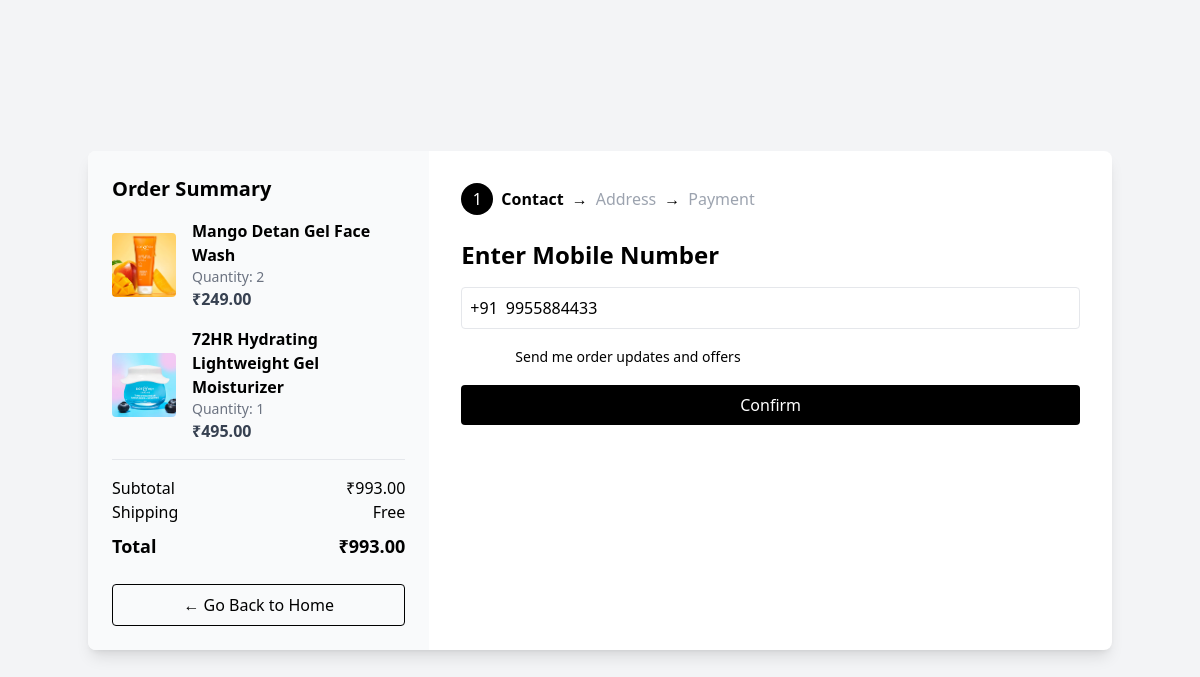
The app's page /cart/checkout/ (signed in) with its own data.
### main/models.py (models this page shows, shortened)
class CartItem(models.Model):
    cart = models.ForeignKey(Cart, related_name='items', on_delete=models.CASCADE)
    product = models.ForeignKey(Product, on_delete=models.CASCADE)
    quantity = models.PositiveIntegerField(default=1)

class Product(models.Model):
    name =  models.CharField(max_length=100)
    price =  models.DecimalField(default=0,decimal_places=2,max_digits=6)
    category =  models.ForeignKey(Category, on_delete=models.CASCADE, default=1)
    description =  models.CharField(max_length=250,default=' ',blank=True, null=True)
    image = models.ImageField(upload_to='uploads/product/')
    tag=models.CharField(max_length=50)
    rating=models.DecimalField(default=0,decimal_places=2,max_digits=6)
    rating_next=models.DecimalField(default=0,decimal_places=2,max_digits=6)
    weight=models.CharField(max_length=50)
    is_sale = models.BooleanField(default=False)
    sale_percentage = models.DecimalField(default=0, decimal_places=2, max_digits=6)

class Profile(models.Model):
    user=models.OneToOneField(User, on_delete=models.CASCADE)
    date_modified = models.DateTimeField(User, auto_now=True)
    phone = models.CharField(max_length=20, blank=True)
    address1 = models.CharField(max_length=200, blank=True)
    address2 = models.CharField(max_length=200, blank=True)
    city = models.CharField(max_length=200, blank=True)
    state = models.CharField(max_length=200, blank=True)
    zipcode = models.CharField(max_length=200, blank=True)
    country = models.CharField(max_length=200, blank=True)
    old_cart = models.TextField(blank=True, null=True, default='{}')

### cart/views.py (the view, shortened to what this page needs)
# urls.py: path('checkout/', views.checkout, name='checkout'),
def checkout(request):
    profile = request.user.profile
    try:
        cart = Cart.objects.get(profile=profile, active=True)
        cart_items = cart.items.all()
    except Cart.DoesNotExist:
        cart = None
        cart_items = []
    total_price = sum(item.product.price * item.quantity for item in cart_items)
    amount_in_paisa = int(total_price * 100)
    step = request.session.get('checkout_step', 1)
    razorpay_order = None
    context = {
        'cart_items': cart_items,
        'total_price': total_price,
        'step': step,
        'profile': profile,
        'razorpay_key_id': settings.RAZORPAY_KEY_ID,
        'razorpay_order': razorpay_order,
    }
    return render(request, 'checkout.html', context)

### cart/templates/checkout.html (shortened to what this page needs)
{% load static %}
<!DOCTYPE html>
<html lang="en">
<head>
    <script src="https://cdn.tailwindcss.com"></script>
</head>
<body class="bg-gray-100 min-h-screen flex items-center justify-center">
    <div class="bg-white shadow-lg rounded-lg flex w-[90%] max-w-5xl overflow-hidden">
        <div class="w-1/3 bg-gray-50 p-6 flex flex-col justify-between">
            <div>
                <h2 class="text-xl font-semibold mb-4">Order Summary</h2>
                {% for item in cart_items %}
                <div class="flex items-center mb-4">
                    <img src="{{ item.product.image.url }}" alt="Product" class="w-16 h-16 mr-4 object-cover rounded">
                    <div>
                        <p class="font-semibold">{{ item.product.name }}</p>
                        <p class="text-gray-500 text-sm">Quantity: {{ item.quantity }}</p>
                        <p class="text-gray-700 font-semibold">₹{{ item.product.price }}</p>
                    </div>
                </div>
                {% endfor %}
                <div class="border-t pt-4 mt-4">
                    <div class="flex justify-between">
                        <span>Subtotal</span>
                        <span>₹{{ total_price }}</span>
                    </div>
                    <div class="flex justify-between">
                        <span>Shipping</span>
                        <span>Free</span>
                    </div>
                    <div class="flex justify-between font-bold text-lg mt-2">
                        <span>Total</span>
                        <span>₹{{ total_price }}</span>
                    </div>
                    <div class="mt-6">
                        <a href="{% url 'home' %}" class="inline-block text-center w-full border border-black text-black py-2 rounded hover:bg-black hover:text-white transition">
                            ← Go Back to Home
                        </a>
                    </div>
                </div>
            </div>
        </div>
        <div class="w-2/3 p-8">
            <div class="flex items-center mb-6 space-x-2">
                {% if step == 1 %}
                    <div class="w-8 h-8 rounded-full bg-black text-white flex items-center justify-center">1</div>
                    <span class="font-semibold">Contact</span>
                    <span>→</span>
                    <span class="text-gray-400">Address</span>
                    <span>→</span>
                    <span class="text-gray-400">Payment</span>
                {% endif %}
            </div>
            {% if step == 1 %}
            <div>
                <h2 class="text-2xl font-bold mb-4">Enter Mobile Number</h2>
                <form method="POST">
                    <div class="flex items-center border rounded p-2 mb-4">
                        <span class="mr-2">+91</span>
                        <input type="text" name="mobile_number" placeholder="Mobile Number" class="w-full focus:outline-none" value="{{ profile.phone }}">
                    </div>
                    <div class="flex items-center mb-4">
                        <input id="updates" name="updates" class="mr-2">
                        <label for="updates"class="text-sm" style="margin-left: -185px;">Send me order updates and offers</label>
                    </div>
                    <button type="submit" name="action" value="save_mobile" class="bg-black text-white w-full py-2 rounded flex items-center justify-center">
                        Confirm
                    </button>
                </form>
            </div>
    {% endif %}
        </div>
    </div>
</body>
</html>

### records on screen
CartItem: product.image (picture), product.name "Mango Detan Gel Face Wash", quantity "2", product.price "249.00"
CartItem: product.image (picture), product.name "72HR Hydrating Lightweight Gel Moisturizer", quantity "1", product.price "495.00"
Profile: mobile_number "9955884433"

### other values on screen
{{ total_price }} "993.00"
